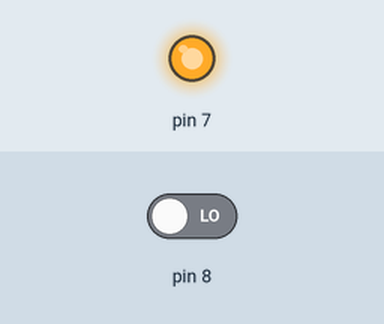
A sketch run on a simulated Arduino Uno, built with avr-gcc and run on an emulated ATmega328P. On the bench: output pins drawn as LEDs (lit = HIGH). Inputs (shaded band) come from the test bench; at power-on: pin 8 LOW.

Above: at 1.2 s.
1.3 s: pin 8 driven HIGH
At 2.5 s:
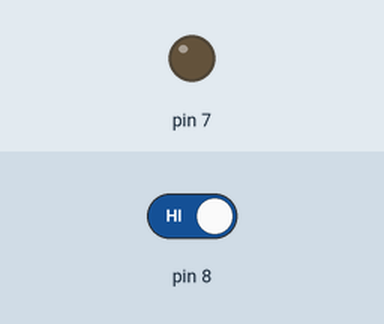
2.8 s: pin 8 driven LOW
At 3.7 s:
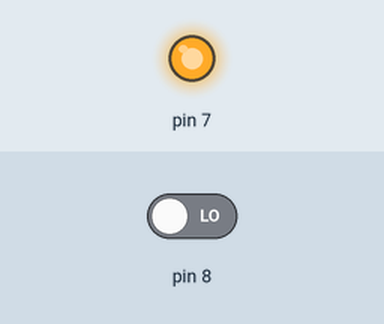
Timing chart, 0 to 5.8 s (numbered marks = the images above; inputs shaded):
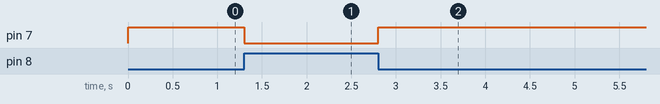

The sketch:

Moisture_sensor_with_LED.ino
```cpp
void setup() {
pinMode(7,OUTPUT);
pinMode(8,INPUT);
}
void loop() {
  if (digitalRead(8)==HIGH)
   {
    digitalWrite(7,LOW);
   }
  else if(digitalRead(8)==LOW)
  {
    digitalWrite(7,HIGH);
  }
}
```

Measured:
- after the input at 1.3 s, pin 7: HIGH → LOW at once
- after the input at 2.8 s, pin 7: LOW → HIGH at once
